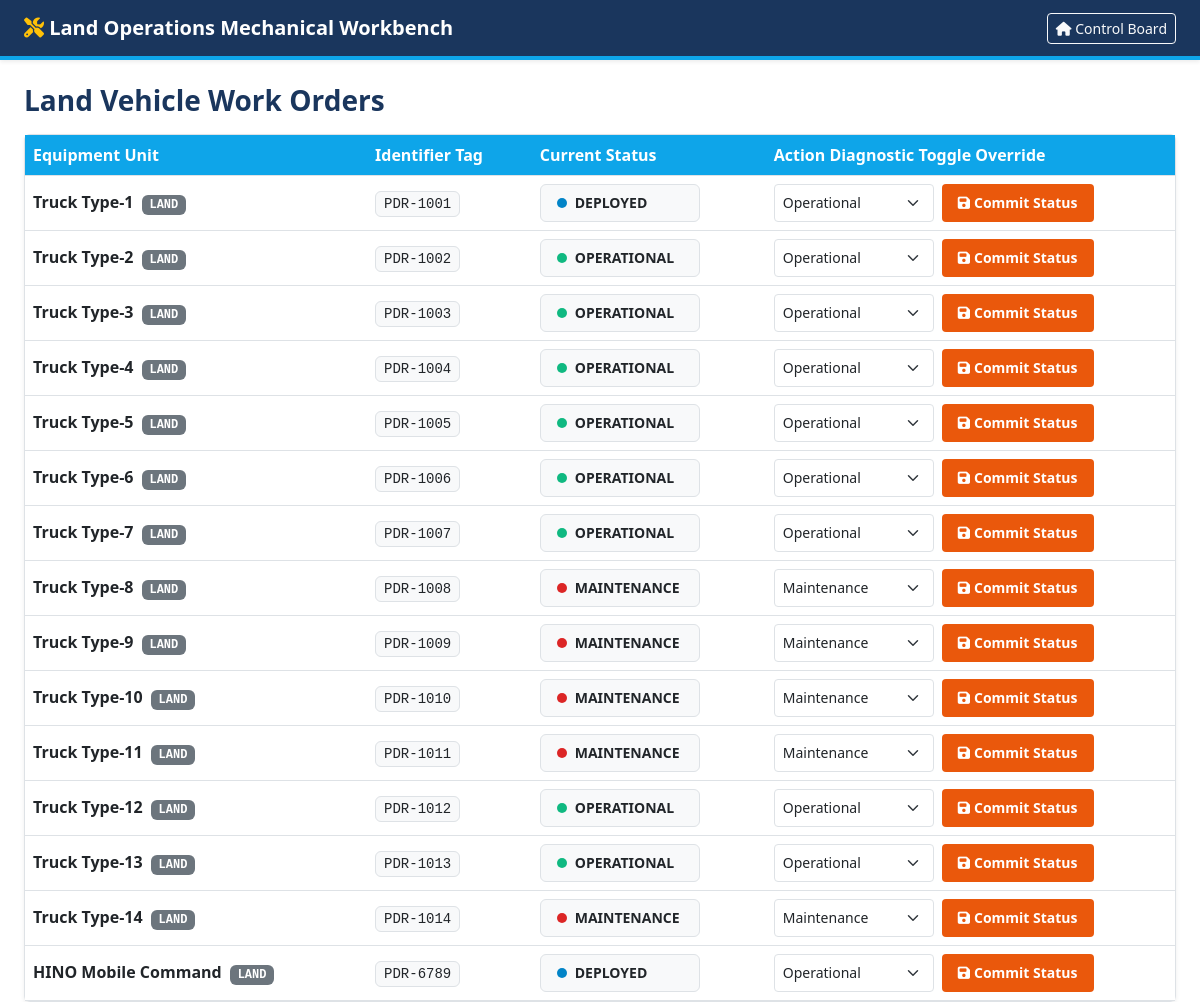
The app's page /repair/ (signed in), older data.
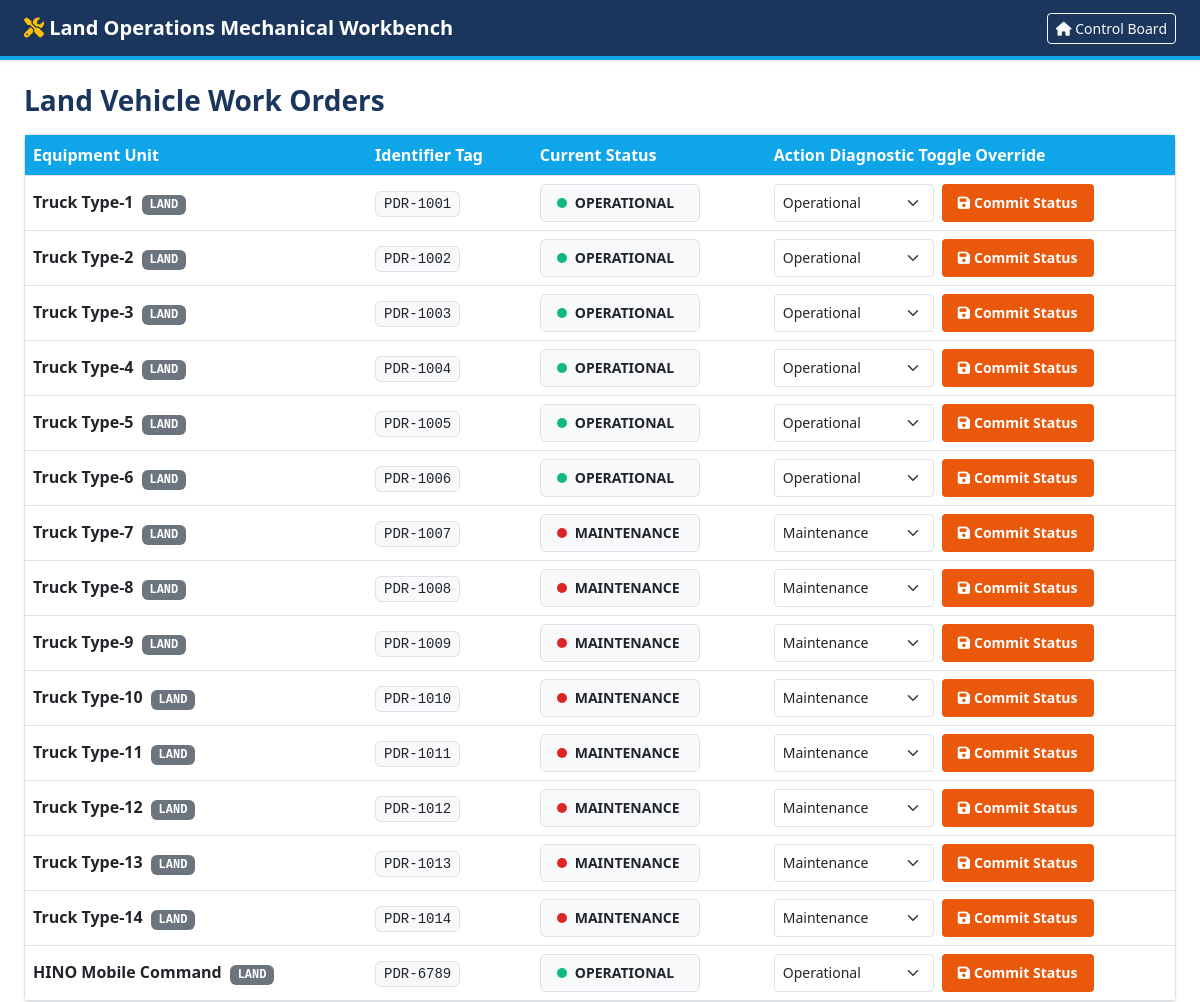
The same page, newer data.
### fleet/models.py (models this page shows, shortened)
class Vehicle(models.Model):
    STATUS_CHOICES = [
        ('OPERATIONAL', 'Operational'),
        ('MAINTENANCE', 'Maintenance'),
        ('DEPLOYED', 'Deployed'),
    ]
    model_name = models.CharField(max_length=100)
    plate_number = models.CharField(max_length=50, unique=True)
    vehicle_type = models.ForeignKey('VehicleType', on_delete=models.CASCADE)
    status = models.CharField(max_length=50, default='OPERATIONAL') # OPERATIONAL, MAINTENANCE, DEPLOYED
    assigned_driver = models.ForeignKey(Driver, on_delete=models.SET_NULL, null=True, blank=True, related_name='vehicles')

class VehicleType(models.Model):
    name = models.CharField(max_length=50, unique=True)

### fleet/views.py (the view, shortened to what this page needs)
# urls.py: path('repair/', views.repairman_dashboard, name='repairman_dashboard'),
@login_required
def repairman_dashboard(request):
    user = request.user
    username_lower = user.username.lower()
    user_group_names = list(user.groups.values_list('name', flat=True))
    is_authorized = (
        user.is_superuser or
        'Repairman' in user_group_names or
        'tech' in username_lower or 'repair' in username_lower or 'mechanic' in username_lower
    )
    if not is_authorized:
        messages.error(request, "Access restricted to authorized Repair Technicians.")
        return redirect('homepage')
    vehicles = Vehicle.objects.all().order_by(
        Case(
            When(status='MAINTENANCE', then=Value(1)),
            When(status='OPERATIONAL', then=Value(2)),
            default=Value(3),
            output_field=IntegerField(),
        ),
        'model_name' # Secondary sorting alphabetic by name if statuses are equal
    )
    vehicles = Vehicle.objects.all().exclude(vehicle_type__name__iexact='MARINE').select_related('vehicle_type', 'assigned_driver')
    return render(request, 'fleet/repairman_dashboard.html', {'vehicles': vehicles})

### fleet/templates/fleet/repairman_dashboard.html (shortened to what the changed rows need)
<!DOCTYPE html>
<html lang="en">
<head>
    <link href="https://cdn.jsdelivr.net/npm/bootstrap@5.3.0/dist/css/bootstrap.min.css" rel="stylesheet">
    <link rel="stylesheet" href="https://cdnjs.cloudflare.com/ajax/libs/font-awesome/6.4.0/css/all.min.css">
</head>
<body>
    <div class="container-fluid px-4">
        <div class="card shadow-sm border-0">
            <div class="card-body p-0 border bg-white rounded">
                <table class="table table-hover align-middle mb-0">
                    <thead class="table-theme">
                        <tr>
                            <th>Equipment Unit</th>
                            <th>Identifier Tag</th>
                            <th>Current Status</th>
                            <th>Action Diagnostic Toggle Override</th>
                        </tr>
                    </thead>
                    <tbody>
                        {% for vehicle in vehicles %}
                        <tr>
                            <td class="fw-bold text-dark">
                                {{ vehicle.model_name }}
                                <span class="badge bg-secondary font-monospace text-uppercase ms-1">{{ vehicle.vehicle_type.name }}</span>
                            </td>
                            <td><code class="bg-light text-dark border px-2 py-1 rounded font-monospace">{{ vehicle.plate_number }}</code></td>
                            <td>
                                {% if vehicle.status == 'DEPLOYED' %}
                                    <div class="border px-3 py-1.5 rounded d-inline-flex align-items-center gap-2 bg-light text-dark fw-semibold" style="min-width: 160px; height: 38px; font-size: 0.875rem;">
                                        <span style="height: 10px; width: 10px; background-color: #0284C7; border-radius: 50%; display: inline-block;"></span>
                                        DEPLOYED
                                    </div>
                                {% elif vehicle.status == 'MAINTENANCE' %}
                                    <div class="border px-3 py-1.5 rounded d-inline-flex align-items-center gap-2 bg-light text-dark fw-semibold" style="min-width: 160px; height: 38px; font-size: 0.875rem;">
                                        <span style="height: 10px; width: 10px; background-color: #DC2626; border-radius: 50%; display: inline-block;"></span>
                                        MAINTENANCE
                                    </div>
                                {% else %}
                                    <div class="border px-3 py-1.5 rounded d-inline-flex align-items-center gap-2 bg-light text-dark fw-semibold" style="min-width: 160px; height: 38px; font-size: 0.875rem;">
                                        <span style="height: 10px; width: 10px; background-color: #10B981; border-radius: 50%; display: inline-block;"></span>
                                        OPERATIONAL
                                    </div>
                                {% endif %}
                            </td>
                            <td>
                                <form method="POST" class="d-flex gap-2 m-0 align-items-center">
                                    <select name="status" class="form-select form-select-sm" style="max-width: 160px; height: 38px;" required>
                                        <option value="OPERATIONAL" {% if vehicle.status == 'OPERATIONAL' %}selected{% endif %}>Operational</option>
                                        <option value="MAINTENANCE" {% if vehicle.status == 'MAINTENANCE' %}selected{% endif %}>Maintenance</option>
                                    </select>
                                    <button type="submit" class="btn btn-sm btn-save d-inline-flex align-items-center gap-1" style="height: 38px; padding-left: 15px; padding-right: 15px;">
                                        <i class="fa-solid fa-floppy-disk"></i> Commit Status
                                    </button>
                                </form>
                            </td>
                        </tr>
                        {% endfor %}
                    </tbody>
                </table>
            </div>
        </div>
    </div>
</body>
</html>

Row changes from the older to the newer data that the page shows:
changed Vehicle "Truck Type-1": status "DEPLOYED" → "OPERATIONAL"
changed Vehicle "Truck Type-7": status "Operational" → "Maintenance"; status "OPERATIONAL" → "MAINTENANCE"
changed Vehicle "Truck Type-12": status "Operational" → "Maintenance"; status "OPERATIONAL" → "MAINTENANCE"
changed Vehicle "Truck Type-13": status "Operational" → "Maintenance"; status "OPERATIONAL" → "MAINTENANCE"
changed Vehicle "HINO Mobile Command": status "DEPLOYED" → "OPERATIONAL"
